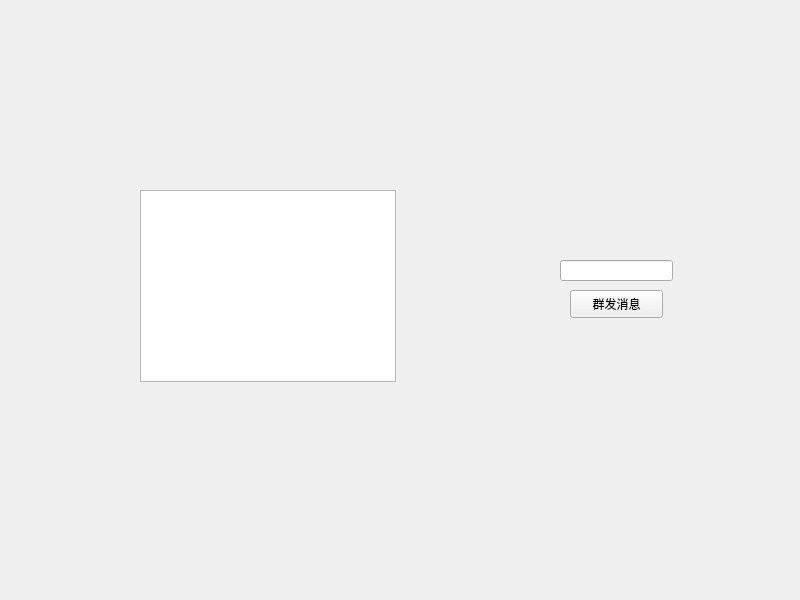
<?xml version="1.0" encoding="UTF-8"?>
<ui version="4.0">
 <class>Widget</class>
 <widget class="QWidget" name="Widget">
  <property name="geometry">
   <rect>
    <x>0</x>
    <y>0</y>
    <width>800</width>
    <height>600</height>
   </rect>
  </property>
  <property name="windowTitle">
   <string>Widget</string>
  </property>
  <widget class="QTextBrowser" name="server_display">
   <property name="geometry">
    <rect>
     <x>140</x>
     <y>190</y>
     <width>256</width>
     <height>192</height>
    </rect>
   </property>
  </widget>
  <widget class="QLineEdit" name="lineEdit">
   <property name="geometry">
    <rect>
     <x>560</x>
     <y>260</y>
     <width>113</width>
     <height>21</height>
    </rect>
   </property>
  </widget>
  <widget class="QPushButton" name="pushButton_sendToAll">
   <property name="geometry">
    <rect>
     <x>570</x>
     <y>290</y>
     <width>93</width>
     <height>28</height>
    </rect>
   </property>
   <property name="text">
    <string>群发消息</string>
   </property>
  </widget>
 </widget>
 <resources/>
 <connections/>
</ui>
